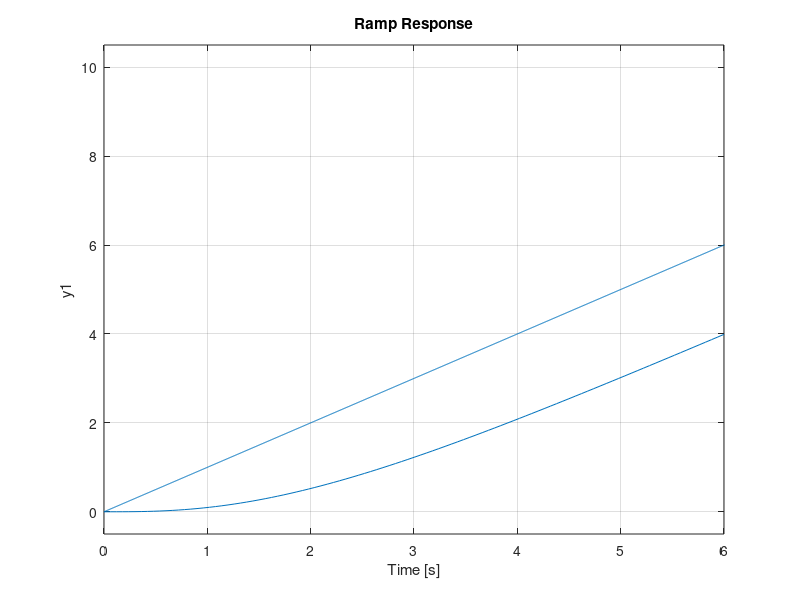

Here is the MATLAB script that generated this plot:
% Declaring type 0 and type 1 systems
n = [1];
d0 = [1 3];
sys0 = tf(n,d0)

dref = [1]
sysref = tf(n,dref)
ramp(sysref)
hold on
%step(sys0)
%ramp(sys0)

n = [1]
d1 = [1 2 1];
sys1 = tf(n,d1)
%step(sys1)
ramp(sys1)